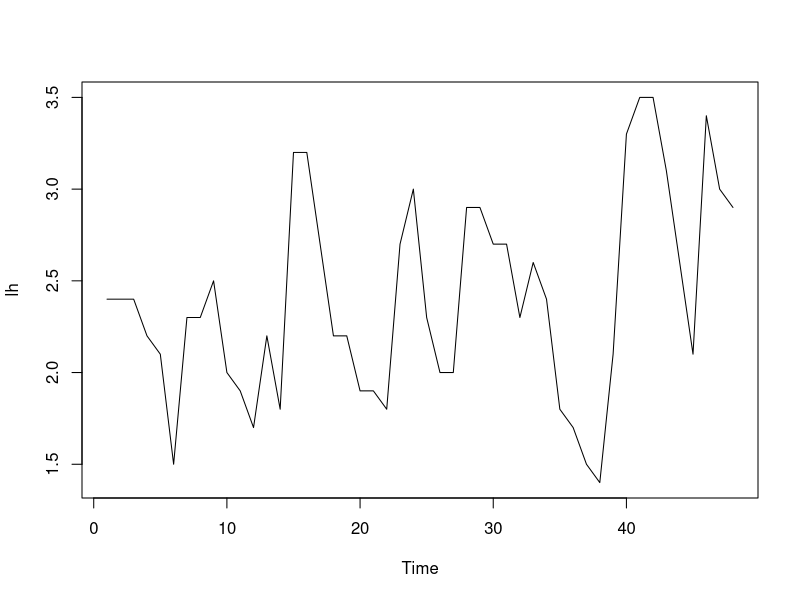
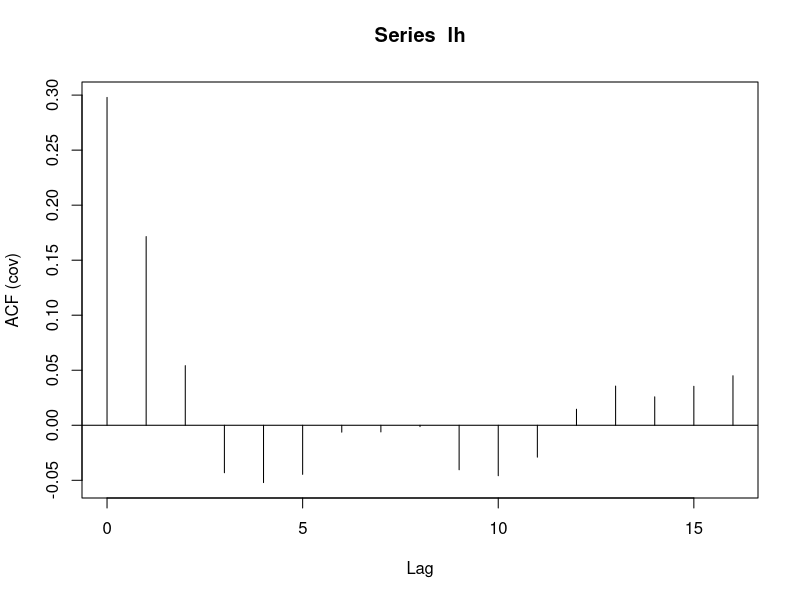
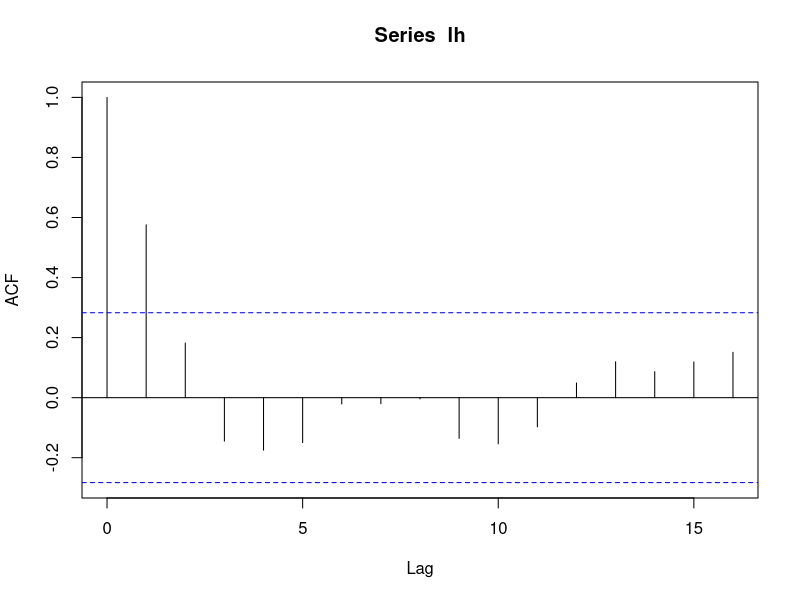
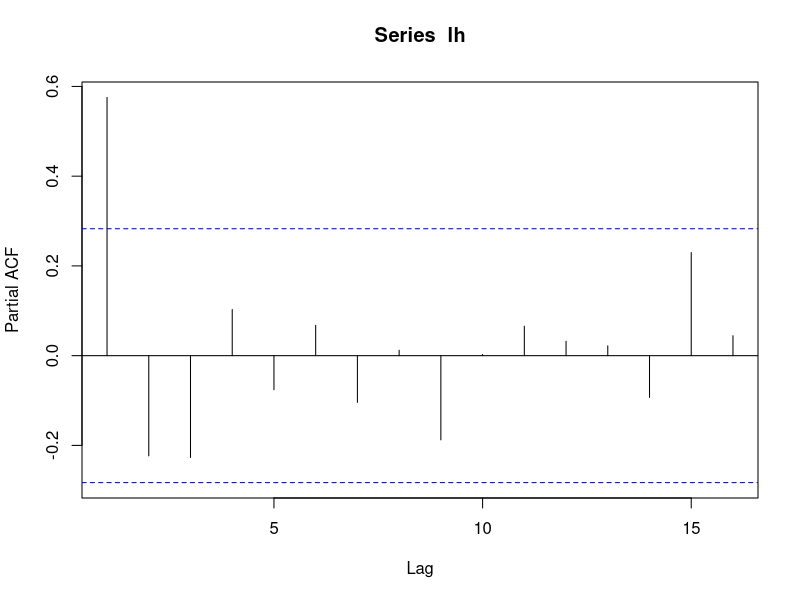
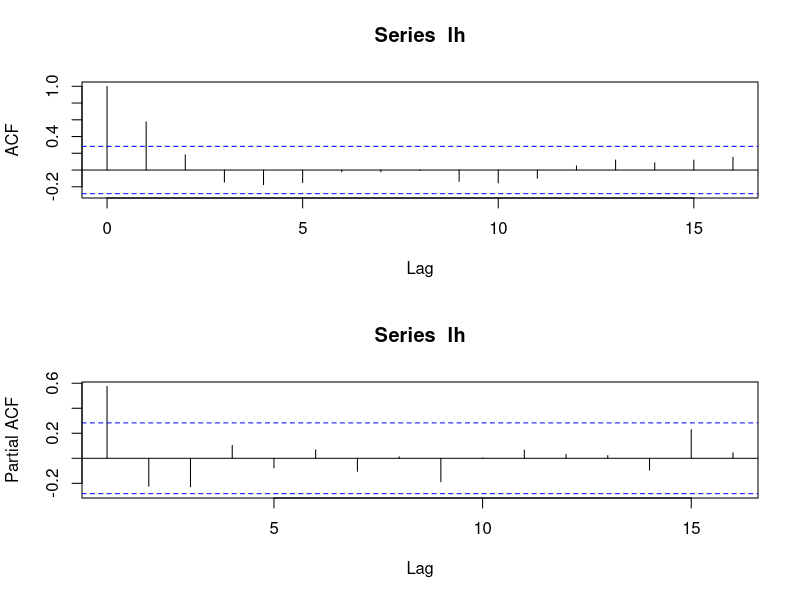
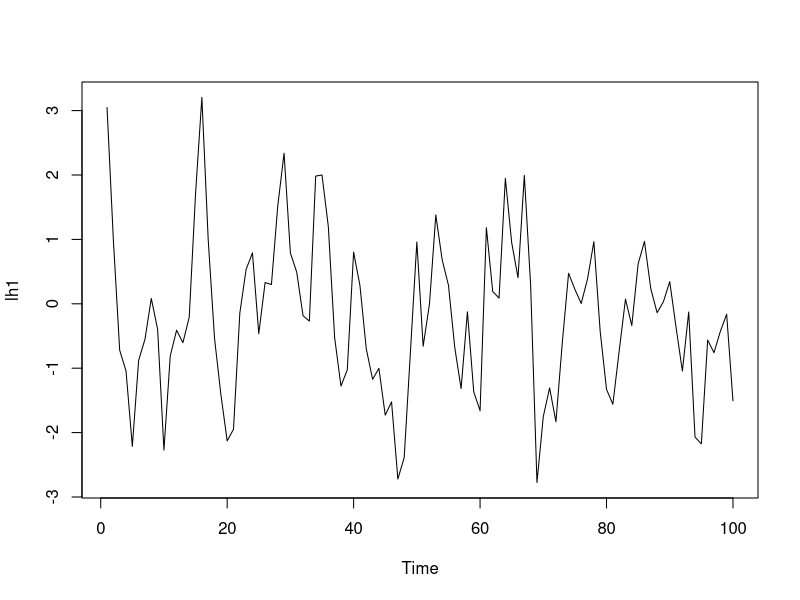
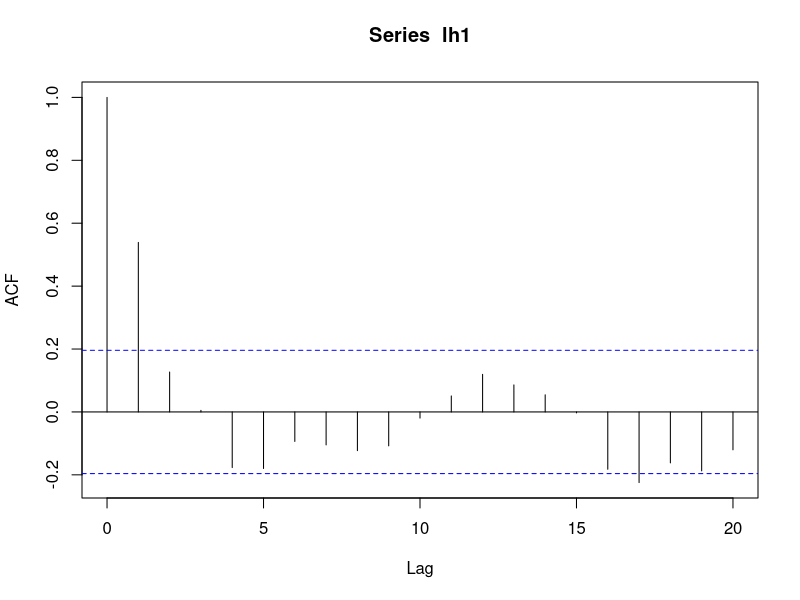
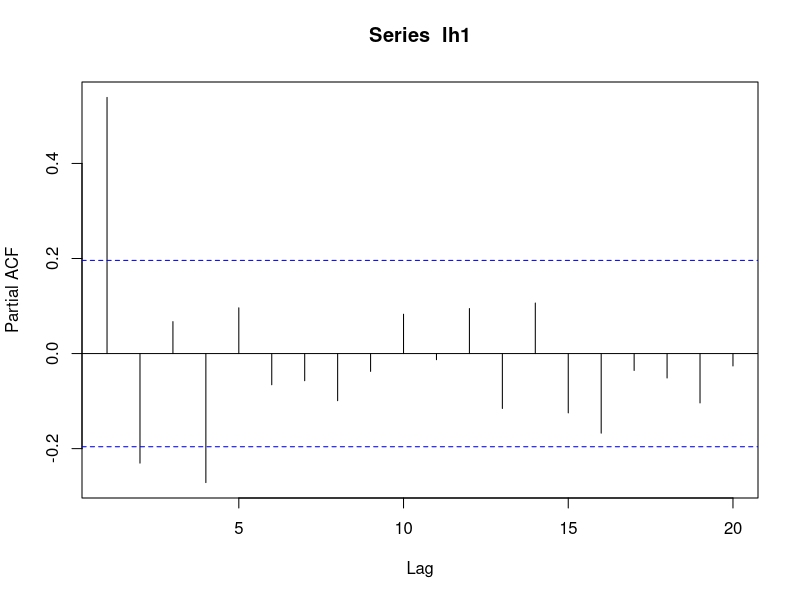

R code for these plots, in order:
#Autokorelacni a parcialni autokorelacni funkce 
data(lh)
#Luteinizing Hormone in Blood Samples
plot(lh)
#v rade neni evidentni zadny trend ani sezonnost

#autokovariancni funkce
acf(lh,type="covariance")
acf(lh,type="covariance",plot=F)
#vypis hodnot, prvni z nich je rozptyl rady
#autokorelacni funkce
acf(lh)
acf(lh,plot=F)
#opet si muzeme nechat hodnoty vypsat
#parcialni autokorelacni funkce
pacf(lh)
#parcialni autokorelacni funkce
pacf(lh,plot=F)
#vypis hodnot

#ktere korelace jsou nenulove? Ktare modely pripadaji pro radu v uvahu?
par(mfrow=c(2,1))
acf(lh);pacf(lh)
par(mfrow=c(1,1))
#nakresleni obou funkci pod sebe

#test na nulovost autokorelacni funkce
Box.test(lh, lag=2, type="Ljung-Box")
#rucne najdete hodnotu, kterou by nemela prekrocit druha autokorelace, pokud vime, ze prvni je nulova

n <- length(lh)
r1 <- acf(lh, plot=F)$acf[2]
sigma <- sqrt((1+2*(r1^2))/n)
sigma
2*sigma
#nulovost autokorelacni funkce residui znamena, ze mame spravny model

#pomoci funkce arima.sim(n = ,list(ar = ,ma = )) nasimulujte rady typu
#MA(1) s parametrem theta1 = 0.75
#MA(1) s parametrem theta1 = -0.75
#MA(1) s parametrem theta1 = 1.5
#AR(1) s parametrem phi1 = 0.75
#AR(1) s parametrem phi1 = - 0.75
#AR(1) s parametrem phi1 = 1.5
#podivejte se, jak rady vypadaji a jak vypadaji jejich autokoelacni a parcialni autokorelacni funkce
lh1 <-  arima.sim(n=100,list(ma=0.75))
plot(lh1)
acf(lh1)
pacf(lh1)
#
lh1 <-  arima.sim(n=100,list(ma= -0.75))
plot(lh1)
acf(lh1)
pacf(lh1)
#
lh1 <- arima.sim(n=100,list(ma=1.5))
plot(lh1)
acf(lh1)
pacf(lh1)
#
lh1 <-  arima.sim(n=100,list(ar=0.75))
plot(lh1)
acf(lh1)
pacf(lh1)
#
lh1 <-  arima.sim(n=100,list(ar=-0.75))
plot(lh1)
acf(lh1)
pacf(lh1)
#
bs <- rnorm(100)
z <- rep(0,100)
for (i in 2:100){z[i]<-1.5*z[i-1]+bs[i]}
ts.z <-ts(z)
plot(z)
plot(lh1)
acf(lh1)
pacf(lh1)
#podivejte se na radu ldeaths
#vypoctete jeji autokorelacni a parcialni autokorelacni funkci
#ocistete ji od trendu a seyonnosti a podivejte se na autokorelacni funkci 
#a parcialni autokorelacni funkci jejich residui
